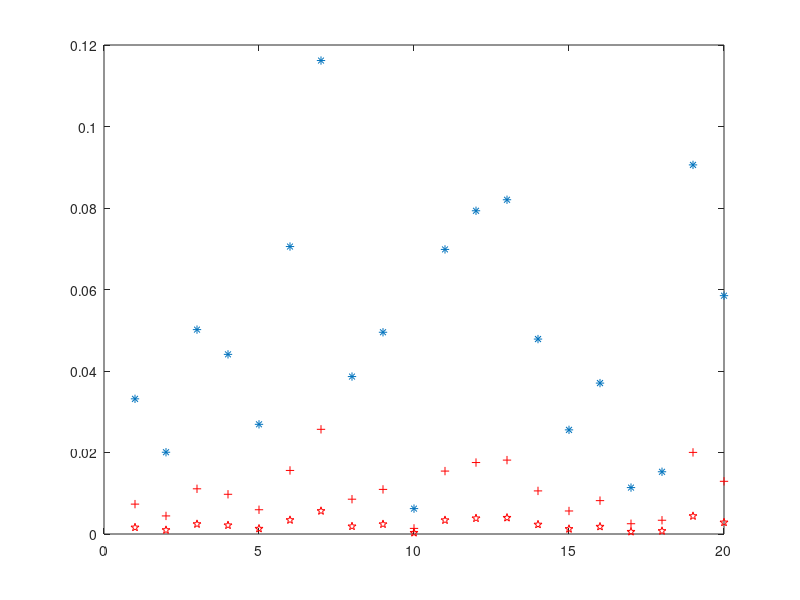

Source code (MATLAB):
x = randn(1,20);

trn_sym = [ 0.25 0.22 ]

s= abs(x);
TAP1=0;
%time invariant channel estimation = correlation
%channel = 2 taps
for ii = 1:20
s(ii)= s(ii)*trn_sym(1);
TAP1= s(ii)+TAP1;

end

TAP1= TAP1/20;

%initializing
TAP2=0;
for ii = 1:20
s(ii)= s(ii)*trn_sym(2);
TAP2= s(ii)+TAP2;

end
TAP2= TAP2/20;


% r=Bh  
%B= input matrix = s     (input state variable1)
%h= channel taps ( tap1 and tap2)  (input state variable 2)
%r output matrix  (output state variable)



for ii=1:20;
    r(ii,1)=s(ii)*TAP1;
    r(ii,2)=s(ii)*TAP2;
end


plot(s,'*')
hold on
%plot(r,'+r')


plot(r(:,1),'+r');
hold on
plot(r(:,2),'pr');


% plot(s(1),'*')
% plot(s(1),'*')
% hold on
% plot(r(1,1),'+r')
% hold on
% plot(r(1,2),'+r')








